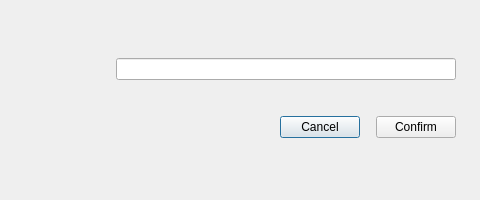
<?xml version="1.0" encoding="UTF-8"?>
<ui version="4.0">
 <class>ChangeFeatureName</class>
 <widget class="QDialog" name="ChangeFeatureName">
  <property name="geometry">
   <rect>
    <x>0</x>
    <y>0</y>
    <width>480</width>
    <height>200</height>
   </rect>
  </property>
  <property name="minimumSize">
   <size>
    <width>480</width>
    <height>200</height>
   </size>
  </property>
  <property name="maximumSize">
   <size>
    <width>480</width>
    <height>200</height>
   </size>
  </property>
  <property name="windowTitle">
   <string>Change featurename</string>
  </property>
  <layout class="QVBoxLayout" name="verticalLayout_2">
   <property name="spacing">
    <number>0</number>
   </property>
   <property name="leftMargin">
    <number>0</number>
   </property>
   <property name="topMargin">
    <number>0</number>
   </property>
   <property name="rightMargin">
    <number>0</number>
   </property>
   <property name="bottomMargin">
    <number>0</number>
   </property>
   <item>
    <widget class="QFrame" name="frame">
     <property name="frameShape">
      <enum>QFrame::NoFrame</enum>
     </property>
     <property name="frameShadow">
      <enum>QFrame::Raised</enum>
     </property>
     <layout class="QVBoxLayout" name="verticalLayout_3">
      <property name="spacing">
       <number>0</number>
      </property>
      <property name="leftMargin">
       <number>0</number>
      </property>
      <property name="topMargin">
       <number>0</number>
      </property>
      <property name="rightMargin">
       <number>0</number>
      </property>
      <property name="bottomMargin">
       <number>0</number>
      </property>
      <item>
       <layout class="QVBoxLayout" name="verticalLayout">
        <property name="leftMargin">
         <number>0</number>
        </property>
        <property name="topMargin">
         <number>16</number>
        </property>
        <property name="rightMargin">
         <number>0</number>
        </property>
        <property name="bottomMargin">
         <number>20</number>
        </property>
        <item>
         <layout class="QHBoxLayout" name="horizontalLayout">
          <property name="leftMargin">
           <number>24</number>
          </property>
          <property name="rightMargin">
           <number>24</number>
          </property>
          <item>
           <widget class="QLabel" name="renameLabel">
            <property name="text">
             <string/>
            </property>
           </widget>
          </item>
          <item>
           <widget class="QLineEdit" name="lineEdit">
            <property name="minimumSize">
             <size>
              <width>340</width>
              <height>0</height>
             </size>
            </property>
            <property name="maximumSize">
             <size>
              <width>340</width>
              <height>16777215</height>
             </size>
            </property>
           </widget>
          </item>
         </layout>
        </item>
        <item>
         <layout class="QHBoxLayout" name="horizontalLayout_4">
          <property name="leftMargin">
           <number>24</number>
          </property>
          <property name="topMargin">
           <number>6</number>
          </property>
          <property name="rightMargin">
           <number>24</number>
          </property>
          <item>
           <widget class="QLabel" name="tipLabel">
            <property name="maximumSize">
             <size>
              <width>16777215</width>
              <height>30</height>
             </size>
            </property>
            <property name="palette">
             <palette>
              <active>
               <colorrole role="WindowText">
                <brush brushstyle="SolidPattern">
                 <color alpha="255">
                  <red>255</red>
                  <green>0</green>
                  <blue>0</blue>
                 </color>
                </brush>
               </colorrole>
               <colorrole role="Text">
                <brush brushstyle="SolidPattern">
                 <color alpha="255">
                  <red>255</red>
                  <green>0</green>
                  <blue>0</blue>
                 </color>
                </brush>
               </colorrole>
               <colorrole role="PlaceholderText">
                <brush brushstyle="SolidPattern">
                 <color alpha="128">
                  <red>255</red>
                  <green>0</green>
                  <blue>0</blue>
                 </color>
                </brush>
               </colorrole>
              </active>
              <inactive>
               <colorrole role="WindowText">
                <brush brushstyle="SolidPattern">
                 <color alpha="255">
                  <red>255</red>
                  <green>0</green>
                  <blue>0</blue>
                 </color>
                </brush>
               </colorrole>
               <colorrole role="Text">
                <brush brushstyle="SolidPattern">
                 <color alpha="255">
                  <red>255</red>
                  <green>0</green>
                  <blue>0</blue>
                 </color>
                </brush>
               </colorrole>
               <colorrole role="PlaceholderText">
                <brush brushstyle="SolidPattern">
                 <color alpha="128">
                  <red>255</red>
                  <green>0</green>
                  <blue>0</blue>
                 </color>
                </brush>
               </colorrole>
              </inactive>
              <disabled>
               <colorrole role="WindowText">
                <brush brushstyle="SolidPattern">
                 <color alpha="255">
                  <red>190</red>
                  <green>190</green>
                  <blue>190</blue>
                 </color>
                </brush>
               </colorrole>
               <colorrole role="Text">
                <brush brushstyle="SolidPattern">
                 <color alpha="255">
                  <red>190</red>
                  <green>190</green>
                  <blue>190</blue>
                 </color>
                </brush>
               </colorrole>
               <colorrole role="PlaceholderText">
                <brush brushstyle="SolidPattern">
                 <color alpha="128">
                  <red>0</red>
                  <green>0</green>
                  <blue>0</blue>
                 </color>
                </brush>
               </colorrole>
              </disabled>
             </palette>
            </property>
            <property name="text">
             <string/>
            </property>
           </widget>
          </item>
         </layout>
        </item>
        <item>
         <layout class="QHBoxLayout" name="horizontalLayout_2">
          <property name="spacing">
           <number>16</number>
          </property>
          <property name="leftMargin">
           <number>24</number>
          </property>
          <property name="rightMargin">
           <number>24</number>
          </property>
          <item>
           <spacer name="horizontalSpacer_2">
            <property name="orientation">
             <enum>Qt::Horizontal</enum>
            </property>
            <property name="sizeHint" stdset="0">
             <size>
              <width>40</width>
              <height>20</height>
             </size>
            </property>
           </spacer>
          </item>
          <item>
           <widget class="QPushButton" name="cancelBtn">
            <property name="text">
             <string>Cancel</string>
            </property>
           </widget>
          </item>
          <item>
           <widget class="QPushButton" name="saveBtn">
            <property name="text">
             <string>Confirm</string>
            </property>
           </widget>
          </item>
         </layout>
        </item>
       </layout>
      </item>
     </layout>
    </widget>
   </item>
  </layout>
 </widget>
 <resources/>
 <connections/>
</ui>
